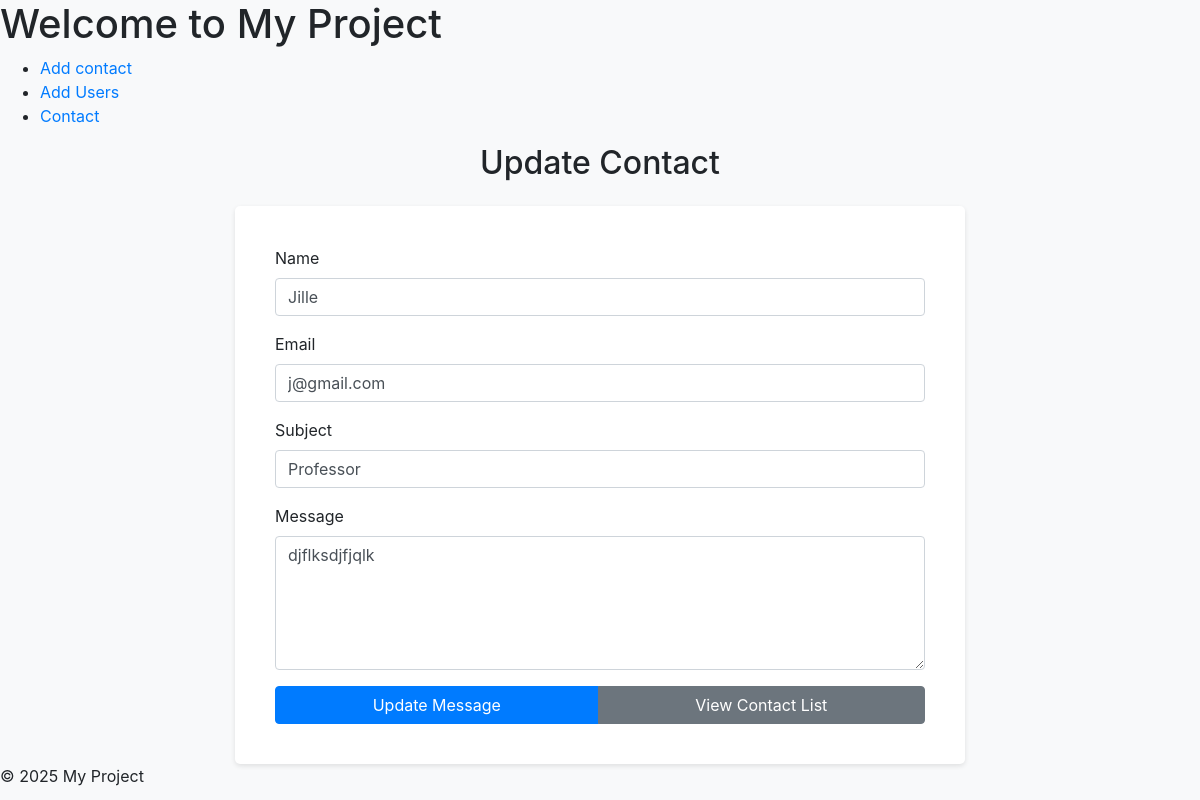
Screenshot of /contact/edit/5/ with the database file from the repository.
### apps/contact/models.py (models this page shows, shortened)
class Contact(models.Model):
    name = models.CharField(max_length=100)
    email = models.EmailField()
    subject = models.CharField(max_length=200)
    message = models.TextField()
    created_at = models.DateTimeField(auto_now_add=True)

### apps/contact/views.py (the view, shortened to what this page needs)
# urls.py: path('edit/<int:val>/', views.contact_edit, name='contact_edit'),
def contact_edit(request, val):
    contact = Contact.objects.get(pk=val)
    return render(request, 'pages/contact.html', {'contact': contact})

### templates/pages/contact.html (shortened to what this page needs)
{% extends 'base/base.html' %}
{% block content %}
    <div class="container">
        <div class="row justify-content-center">
            <div class="col-md-8">
                <h2 class="text-center mb-4">{% if contact %}Update Contact{% else %}Contact Us{% endif %}</h2>
                <form class="contact-form" method="POST" action="{% if contact %}{% url 'contact_edit' contact.id %}{% else %}{% url 'contact' %}{% endif %}">
                    <div class="form-group">
                        <label for="name">Name</label>
                        <input type="text" class="form-control" name="name" id="name"
                               value="{{ contact.name|default:'' }}"
                               placeholder="Enter your name" required>
                    </div>
                    <div class="form-group">
                        <label for="email">Email</label>
                        <input type="email" class="form-control" id="email" name="email"
                               value="{{ contact.email|default:'' }}"
                               placeholder="Enter your email" required>
                    </div>
                    <div class="form-group">
                        <label for="subject">Subject</label>
                        <input type="text" class="form-control" id="subject" name="subject"
                               value="{{ contact.subject|default:'' }}"
                               placeholder="Enter subject">
                    </div>
                    <div class="form-group">
                        <label for="message">Message</label>
                        <textarea class="form-control" id="message" name="message" rows="5"
                                 placeholder="Enter your message" required>{{ contact.message|default:'' }}</textarea>
                    </div>
                    <div class="btn-group w-100">
                        <button type="submit" class="btn btn-primary">
                            {% if contact %}Update{% else %}Send{% endif %} Message
                        </button>
                            <a href="{% url 'contact_list' %}" class="btn btn-secondary">View Contact List</a>
                    </div>
                </form>
            </div>
        </div>
    </div>
{% endblock %}

### static/css/style.css (style rules this page uses)
body { background-color: #f8f9fa; }
.contact-form { background-color: #fff; padding: 40px; border-radius: 5px; box-shadow: 0 2px 5px rgba(0, 0, 0, 0.1); }

### rows the page displays
Contact: name "Jille", email "j@gmail.com", subject "Professor", message "djflksdjfjqlk"
